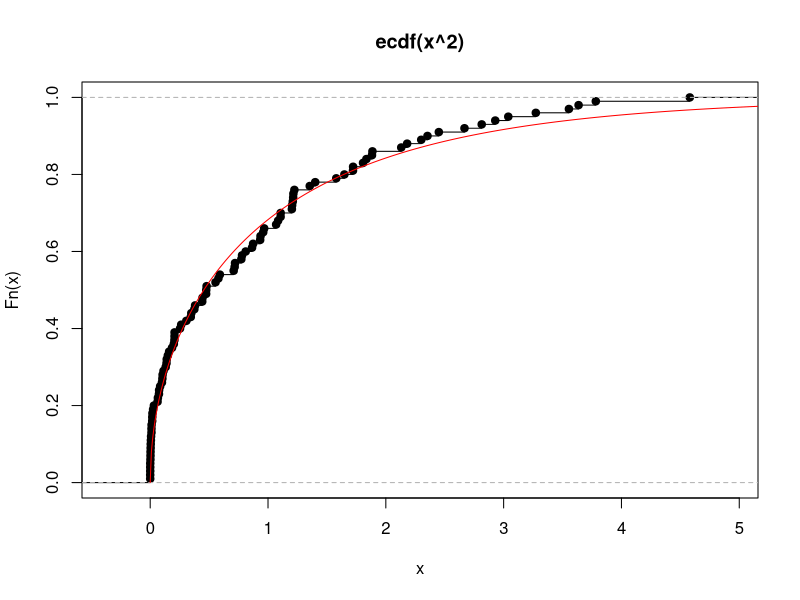
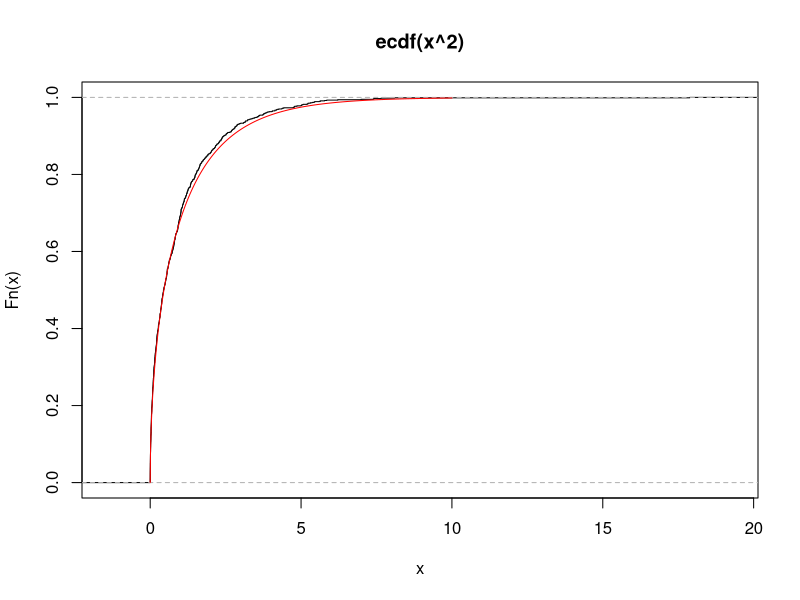

Write R code to recreate these figures, in order.
# Compare standard normal squared with 1 degree of freedom chi square
 
x = rnorm(100, mean = 0, sd = 1)
plot(ecdf(x^2))
lines(seq(0, 10, by = .01), pchisq(seq(0, 10, by = .01), 1), col = "red")

# Increase to n = 1000

x = rnorm(1000, mean = 0, sd = 1)
plot(ecdf(x^2))
lines(seq(0, 10, by = .01), pchisq(seq(0, 10, by = .01), 1), col = "red")
